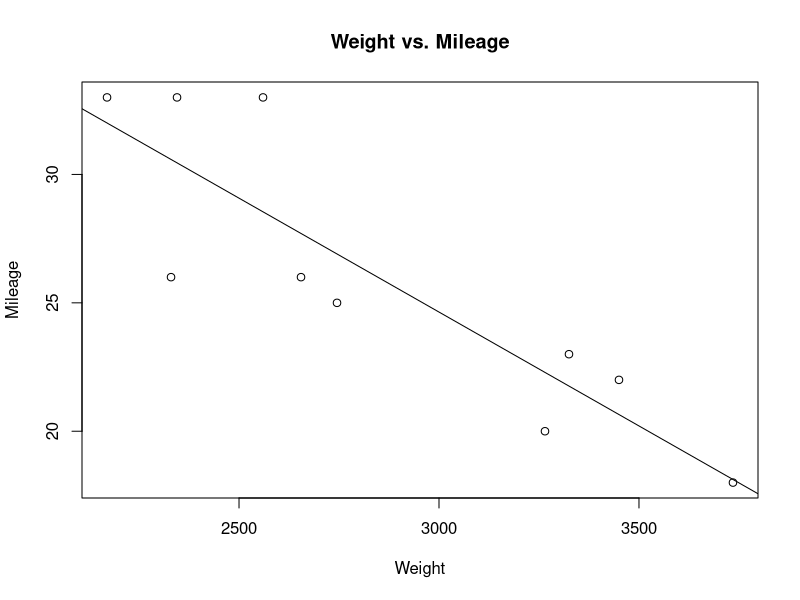

This figure's R source:
#!/usr/bin/Rscript

#
# An example taken from a simple R tutorial at 
#  http://math.illinoisstate.edu/dhkim/rstuff/rtutor.html
#

Make<-c("Honda","Chevrolet","Ford","Eagle","Volkswagen","Buick","Mitsbusihi", "Dodge","Chrysler","Acura")
Model<-c("Civic","Beretta","Escort","Summit","Jetta","Le Sabre","Galant", "Grand Caravan","New Yorker","Legend")
Cylinder<-c(rep("V4",5),"V6","V4",rep("V6",3))
Weight<-c(2170,2655,2345,2560,2330,3325,2745,3735,3450,3265)
Mileage<-c(33,26,33,33,26,23,25,18,22,20)
Type<-c("Sporty","Compact",rep("Small",3),"Large","Compact","Van",rep("Medium",2))

Car<-data.frame(Make,Model,Cylinder,Weight,Mileage,Type) 

cat('------ car table--------\n')
table(Car$Make, Car$Type)

cat('--- sort by weight ---\n')
i<-order(Car$Weight);
Car[i,]

attach(Car)  # to avoid using Car$ every time

plot(Weight, Mileage, main="Weight vs. Mileage")
fit<-lm(Mileage~Weight)
abline(fit)

cor(Mileage,Weight)

cat(' ---- aov(wt, type) ----\n')
a<-aov(Car$Weight~Car$Type)
summary(a)

